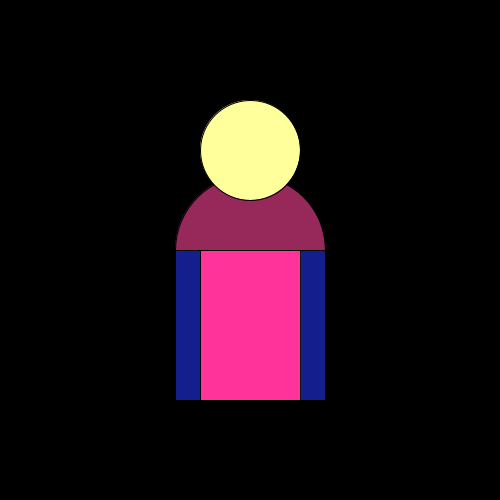
Frame 1 (no input)
Frame 60 (the mouse pressed at the canvas centre just before this capture): identical to frame 1, image omitted
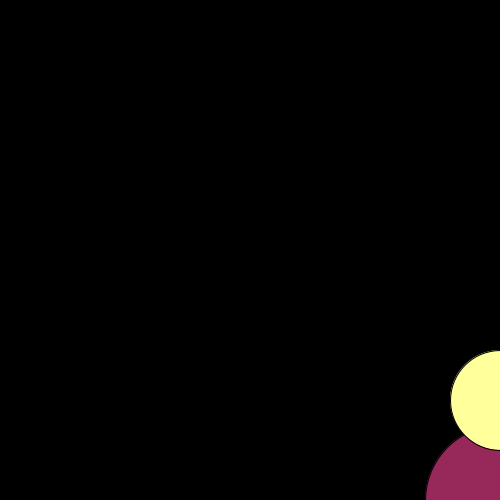
Frame 120 (the mouse held since frame 60 and released just before this capture)

The Processing sketch that drew these frames (run headless with seeded random() and noise(); from frame 60 on, the mouse is pressed at the canvas centre):

// Processing sketch: Portrait_06_color
// ── Portrait_06_color.pde
/* 
*  Portrait 06
*  Farbe!
* 
*  und unterwegs: map, float
*  HKB 16 Parametric Design, MR
*/


int dicke=100;
int armdicke=25;
int mitteX;
int mitteY;


// Setup Funktion, wird einmal aufgerufen
void setup(){ 
   size(500,500);    
   mitteX=width/2;
   mitteY=height/2;
}

// Draw Funktion, wird geloopt


void draw(){
  background(0);
  
  pushMatrix();
  translate(mouseX,mouseY);
  
  fill(150,40,90);
  arc(mitteX, 250, dicke+2*armdicke, 150, -PI, 0, OPEN);
  
  fill(255,255, 155);
  ellipse(mitteX,mitteY-100,100,100);
  
  fill(#ff3399);  
  rect(mitteX-dicke/2,mitteY,dicke,150);
  fill(20,30,140);
  
  
  rect(mitteX-dicke/2-armdicke,mitteY,armdicke,150);
  rect(mitteX+dicke/2,mitteY,armdicke,150);

  popMatrix();
}
